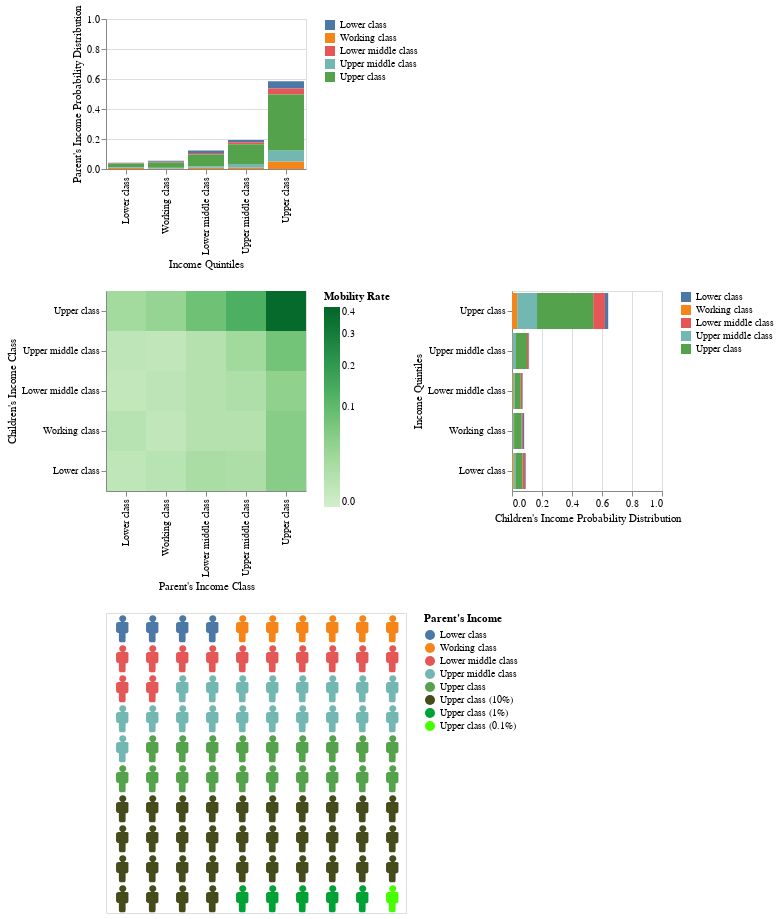

Notebook cell for this chart:
### Code cell
Joint_output

### Figure 1 — Vega-Lite specification as saved in the notebook (floating-point values rounded to 4 significant figures; data arrays with more than 128 entries replaced by an {"elided": "..."} marker saying what was removed)
{"config": {"view": {"continuousWidth": 400, "continuousHeight": 300}, "axis": {"titleFontWeight": "normal"}}, "vconcat": [{"mark": "bar", "encoding": {"color": {"type": "nominal", "field": "k", "legend": {"title": null}, "scale": {"domain": ["Lower class", "Working class", "Lower middle class", "Upper middle class", "Upper class"], "range": ["#4c78a8", "#f58518", "#e45756", "#72b7b2", "#54a24b"]}}, "order": {"type": "quantitative", "aggregate": "sum", "sort": "descending"}, "x": {"type": "nominal", "axis": {"title": "Income Quintiles"}, "field": "p", "sort": ["Lower class", "Working class", "Lower middle class", "Upper middle class", "Upper class"]}, "y": {"type": "quantitative", "aggregate": "sum", "axis": {"title": "Parent's Income Probability Distribution"}, "field": "MR", "scale": {"domain": [0, 1]}}}, "height": 150, "selection": {"year": {"type": "single", "fields": ["cohort"], "bind": {"input": "range", "max": 1991.0, "min": 1980.0, "step": 1}, "init": {"cohort": 1980.0}}}, "transform": [{"filter": {"selection": "year"}}], "width": 200}, {"hconcat": [{"mark": "rect", "encoding": {"color": {"type": "quantitative", "field": "MR", "legend": {"title": "Mobility Rate"}, "scale": {"exponent": 0.5, "nice": true, "scheme": "greens", "type": "pow"}}, "x": {"type": "nominal", "axis": {"title": "Parent's Income Class"}, "field": "p", "sort": ["Lower class", "Working class", "Lower middle class", "Upper middle class", "Upper class"]}, "y": {"type": "nominal", "axis": {"title": "Children's Income Class"}, "field": "k", "sort": ["Upper class", "Upper middle class", "Lower middle class", "Working class", "Lower class"]}}, "height": 200, "selection": {"year": {"type": "single", "fields": ["cohort"], "bind": {"input": "range", "max": 1991.0, "min": 1980.0, "step": 1}, "init": {"cohort": 1980.0}}}, "transform": [{"filter": {"selection": "year"}}], "width": 200}, {"mark": "bar", "encoding": {"color": {"type": "nominal", "field": "p", "legend": {"title": null}, "scale": {"domain": ["Lower class", "Working class", "Lower middle class", "Upper middle class", "Upper class"], "range": ["#4c78a8", "#f58518", "#e45756", "#72b7b2", "#54a24b"]}, "sort": {"field": "p", "order": "ascending"}}, "order": {"type": "quantitative", "aggregate": "sum", "sort": "descending"}, "x": {"type": "quantitative", "aggregate": "sum", "axis": {"title": "Children's Income Probability Distribution"}, "field": "MR", "scale": {"domain": [0, 1]}}, "y": {"type": "nominal", "axis": {"title": "Income Quintiles"}, "field": "k", "sort": ["Upper class", "Upper middle class", "Lower middle class", "Working class", "Lower class"]}}, "height": 200, "selection": {"year": {"type": "single", "fields": ["cohort"], "bind": {"input": "range", "max": 1991.0, "min": 1980.0, "step": 1}, "init": {"cohort": 1980.0}}}, "transform": [{"filter": {"selection": "year"}}], "width": 150}]}, {"data": {"name": "data-fa20571497455fd45c7cbf5219042276"}, "mark": {"type": "point", "filled": true, "opacity": 1, "size": 50}, "encoding": {"color": {"type": "nominal", "field": "data", "legend": {"title": "Parent's Income"}, "scale": {"domain": ["Lower class", "Working class", "Lower middle class", "Upper middle class", "Upper class", "Upper class (10%)", "Upper class (1%)", "Upper class (0.1%)"], "range": ["#4c78a8", "#f58518", "#e45756", "#72b7b2", "#54a24b", "#454B1B", "#00a235", "#45ff00"]}}, "shape": {"type": "nominal", "field": "data", "legend": null, "scale": {"domain": ["Lower class", "Working class", "Lower middle class", "Upper middle class", "Upper class", "Upper class (10%)", "Upper class (1%)", "Upper class (0.1%)"], "range": ["M1.7 -1.7h-0.8c0.3 -0.2 0.6 -0.5 0.6 -0.9c0 -0.6 -0.4 -1 -1 -1c-0.6 0 -1 0.4 -1 1c0 0.4 0.2 0.7 0.6 0.9h-0.8c-0.4 0 -0.7 0.3 -0.7 0.6v1.9c0 0.3 0.3 0.6 0.6 0.6h0.2c0 0 0 0.1 0 0.1v1.9c0 0.3 0.2 0.6 0.3 0.6h1.3c0.2 0 0.3 -0.3 0.3 -0.6v-1.8c0 0 0 -0.1 0 -0.1h0.2c0.3 0 0.6 -0.3 0.6 -0.6v-2c0.2 -0.3 -0.1 -0.6 -0.4 -0.6z", "M1.7 -1.7h-0.8c0.3 -0.2 0.6 -0.5 0.6 -0.9c0 -0.6 -0.4 -1 -1 -1c-0.6 0 -1 0.4 -1 1c0 0.4 0.2 0.7 0.6 0.9h-0.8c-0.4 0 -0.7 0.3 -0.7 0.6v1.9c0 0.3 0.3 0.6 0.6 0.6h0.2c0 0 0 0.1 0 0.1v1.9c0 0.3 0.2 0.6 0.3 0.6h1.3c0.2 0 0.3 -0.3 0.3 -0.6v-1.8c0 0 0 -0.1 0 -0.1h0.2c0.3 0 0.6 -0.3 0.6 -0.6v-2c0.2 -0.3 -0.1 -0.6 -0.4 -0.6z", "M1.7 -1.7h-0.8c0.3 -0.2 0.6 -0.5 0.6 -0.9c0 -0.6 -0.4 -1 -1 -1c-0.6 0 -1 0.4 -1 1c0 0.4 0.2 0.7 0.6 0.9h-0.8c-0.4 0 -0.7 0.3 -0.7 0.6v1.9c0 0.3 0.3 0.6 0.6 0.6h0.2c0 0 0 0.1 0 0.1v1.9c0 0.3 0.2 0.6 0.3 0.6h1.3c0.2 0 0.3 -0.3 0.3 -0.6v-1.8c0 0 0 -0.1 0 -0.1h0.2c0.3 0 0.6 -0.3 0.6 -0.6v-2c0.2 -0.3 -0.1 -0.6 -0.4 -0.6z", "M1.7 -1.7h-0.8c0.3 -0.2 0.6 -0.5 0.6 -0.9c0 -0.6 -0.4 -1 -1 -1c-0.6 0 -1 0.4 -1 1c0 0.4 0.2 0.7 0.6 0.9h-0.8c-0.4 0 -0.7 0.3 -0.7 0.6v1.9c0 0.3 0.3 0.6 0.6 0.6h0.2c0 0 0 0.1 0 0.1v1.9c0 0.3 0.2 0.6 0.3 0.6h1.3c0.2 0 0.3 -0.3 0.3 -0.6v-1.8c0 0 0 -0.1 0 -0.1h0.2c0.3 0 0.6 -0.3 0.6 -0.6v-2c0.2 -0.3 -0.1 -0.6 -0.4 -0.6z", "M1.7 -1.7h-0.8c0.3 -0.2 0.6 -0.5 0.6 -0.9c0 -0.6 -0.4 -1 -1 -1c-0.6 0 -1 0.4 -1 1c0 0.4 0.2 0.7 0.6 0.9h-0.8c-0.4 0 -0.7 0.3 -0.7 0.6v1.9c0 0.3 0.3 0.6 0.6 0.6h0.2c0 0 0 0.1 0 0.1v1.9c0 0.3 0.2 0.6 0.3 0.6h1.3c0.2 0 0.3 -0.3 0.3 -0.6v-1.8c0 0 0 -0.1 0 -0.1h0.2c0.3 0 0.6 -0.3 0.6 -0.6v-2c0.2 -0.3 -0.1 -0.6 -0.4 -0.6z", "M1.7 -1.7h-0.8c0.3 -0.2 0.6 -0.5 0.6 -0.9c0 -0.6 -0.4 -1 -1 -1c-0.6 0 -1 0.4 -1 1c0 0.4 0.2 0.7 0.6 0.9h-0.8c-0.4 0 -0.7 0.3 -0.7 0.6v1.9c0 0.3 0.3 0.6 0.6 0.6h0.2c0 0 0 0.1 0 0.1v1.9c0 0.3 0.2 0.6 0.3 0.6h1.3c0.2 0 0.3 -0.3 0.3 -0.6v-1.8c0 0 0 -0.1 0 -0.1h0.2c0.3 0 0.6 -0.3 0.6 -0.6v-2c0.2 -0.3 -0.1 -0.6 -0.4 -0.6z", "M1.7 -1.7h-0.8c0.3 -0.2 0.6 -0.5 0.6 -0.9c0 -0.6 -0.4 -1 -1 -1c-0.6 0 -1 0.4 -1 1c0 0.4 0.2 0.7 0.6 0.9h-0.8c-0.4 0 -0.7 0.3 -0.7 0.6v1.9c0 0.3 0.3 0.6 0.6 0.6h0.2c0 0 0 0.1 0 0.1v1.9c0 0.3 0.2 0.6 0.3 0.6h1.3c0.2 0 0.3 -0.3 0.3 -0.6v-1.8c0 0 0 -0.1 0 -0.1h0.2c0.3 0 0.6 -0.3 0.6 -0.6v-2c0.2 -0.3 -0.1 -0.6 -0.4 -0.6z", "M1.7 -1.7h-0.8c0.3 -0.2 0.6 -0.5 0.6 -0.9c0 -0.6 -0.4 -1 -1 -1c-0.6 0 -1 0.4 -1 1c0 0.4 0.2 0.7 0.6 0.9h-0.8c-0.4 0 -0.7 0.3 -0.7 0.6v1.9c0 0.3 0.3 0.6 0.6 0.6h0.2c0 0 0 0.1 0 0.1v1.9c0 0.3 0.2 0.6 0.3 0.6h1.3c0.2 0 0.3 -0.3 0.3 -0.6v-1.8c0 0 0 -0.1 0 -0.1h0.2c0.3 0 0.6 -0.3 0.6 -0.6v-2c0.2 -0.3 -0.1 -0.6 -0.4 -0.6z"]}}, "x": {"type": "ordinal", "axis": null, "field": "col"}, "y": {"type": "ordinal", "axis": null, "field": "row"}}, "height": 300, "selection": {"year": {"type": "single", "fields": ["cohort"], "bind": {"input": "range", "max": 1991.0, "min": 1980.0, "step": 1}, "init": {"cohort": 1980.0}}}, "transform": [{"calculate": "ceil(datum.index/10)", "as": "row"}, {"calculate": "datum.index-datum.row*10", "as": "col"}, {"filter": {"selection": "year"}}], "width": 300}], "data": {"name": "data-46939482ad157db46dee6950acbc6e93"}, "resolve": {"scale": {"color": "independent"}}, "$schema": "https://vega.github.io/schema/vega-lite/v4.8.1.json", "datasets": {"data-46939482ad157db46dee6950acbc6e93": {"elided": "300 records"}, "data-fa20571497455fd45c7cbf5219042276": {"elided": "1200 records"}}}
